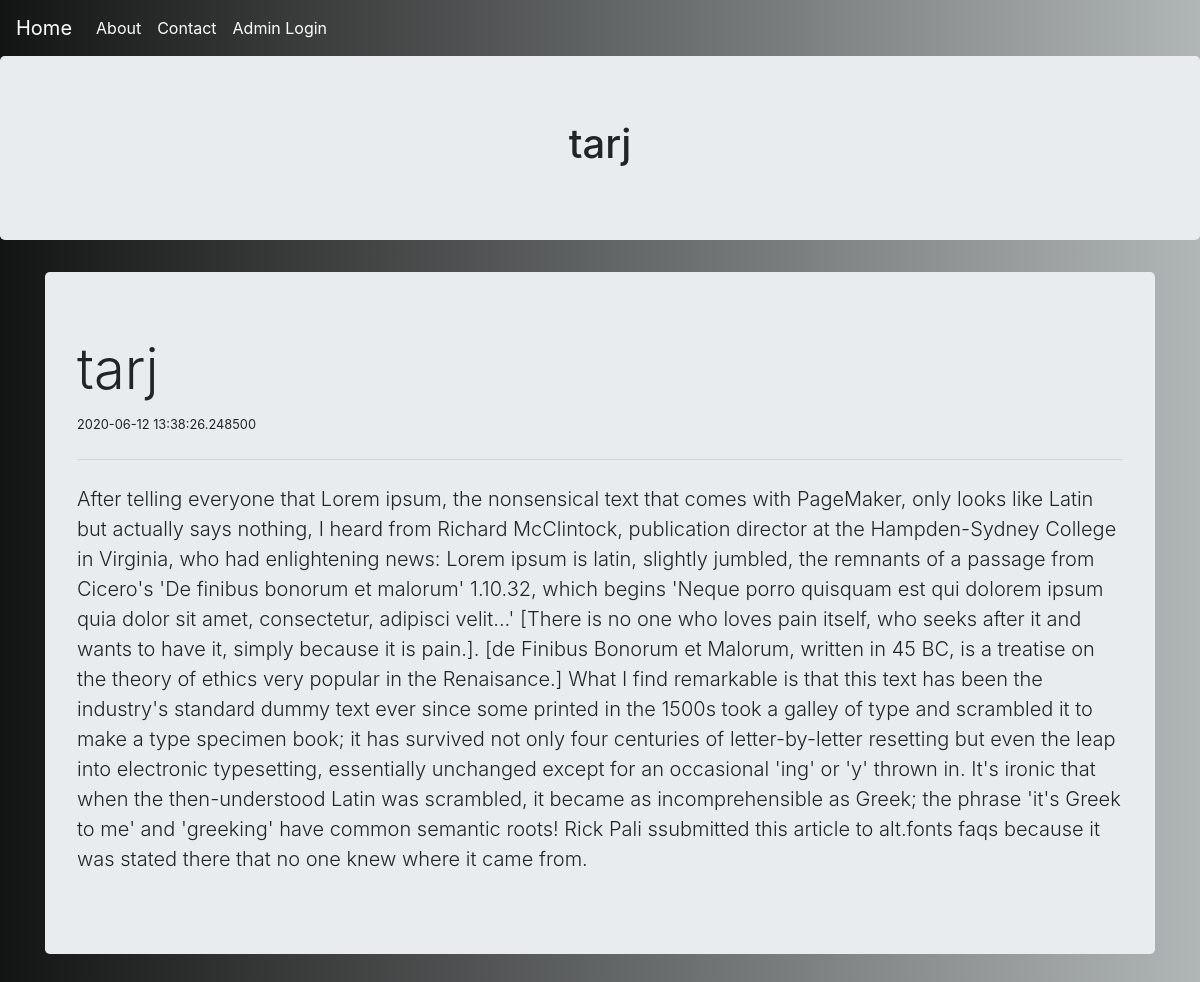
/posts/post/tarj, run on the app's committed database.
### myproject/modles.py (models this page shows, shortened)
class Posts(db.Model):
    s_no = db.Column(db.Integer, primary_key=True)
    slug = db.Column(db.Integer, nullable=False)
    heading = db.Column(db.String, nullable=False)
    sub_heading = db.Column(db.String, nullable=False)
    content = db.Column(db.String(1000), nullable=False)
    date = db.Column(db.String, nullable=False)

### myproject/posts/view.py (the view)
@posts_blueprint.route('/post/<string:post_slug>')
def post(post_slug):
    posts = Posts.query.filter_by(slug=post_slug).first()
    return render_template('post.html', posts=posts)

### myproject/posts/templates/posts/post.html
{% extends "layout.html" %}
{% block content %}
<div class="jumbotron" style="text-align:center">
    <h1>{{posts.heading}}</h1>
</div>
<div class="container">
<div class="jumbotron">
  <h4 class="display-4">{{posts.sub_heading}}</h4>
  <small>{{posts.date}}</small>
  <hr class="my-4">
  <p class="lead">{{posts.content}}</p>
</div>
</div>
{% endblock %}

### data on the page
Posts: heading "tarj", sub_heading "tarj", date "2020-06-12 13:38:26.248500", content "After telling everyone that Lorem ipsum, the nonsensical text that comes with PageMaker, only looks like Latin but actually says nothing, I heard from Richard McClintock, publication director at the Hampden-Sydney College in Virginia, who had enlightening news: Lorem ipsum is latin, slightly jumbled, the remnants of a passage from Cicero's 'De finibus bonorum et malorum' 1.10.32, which begins 'Neque porro quisquam est qui dolorem ipsum quia dolor sit amet, consectetur, adipisci velit...' [There is no one who loves pain itself, who seeks after it and wants to have it, simply because it is pain.]. [de Finibus Bonorum et Malorum, written in 45 BC, is a treatise on the theory of ethics very…"
